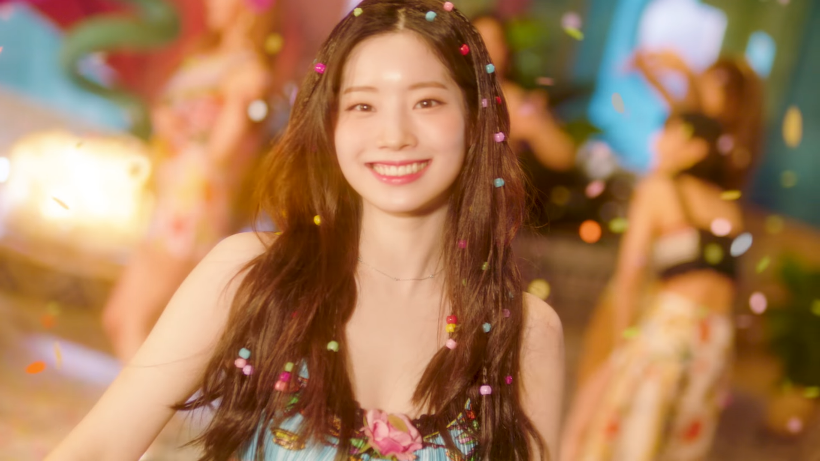
#> input picture Tugas Kuliah/Tugas 5/dahyun.png, 820 x 461 px
$ jupyter execute --allow-errors 'Tugas05-Data Mining-H071191044.ipynb'
#> lines starting #> are read from the running program, lines starting #| are printed output that depends on the picture
## Tugas 05 Data Mining

Nama: Muh. Yusuf Syam<br>
NIM: H071191044

<h1 align="center"> Image Preprocessing </h1><br>

Mengimport library yang dibutuhkan untuk image preprocessing

[cell 1]
import cv2 as cv
from skimage import io
from PIL import Image
from matplotlib import pyplot as plt

from keras.preprocessing.image import img_to_array
from keras.preprocessing.image import ImageDataGenerator
from tensorflow.keras.applications.resnet_v2 import preprocess_input as preprocess_resnetv2

import numpy as np
import os

Import gambar dan menampilkannya

[cell 2]
image = cv.imread('dahyun.png')
#> image is the input picture: shape (461, 820, 3); mean B, G, R 87.1, 122.8, 165.4

plt.imshow(image)

Karena format warna gambar masih berbentuk BGR, maka kita perlu mengkonversi gambarnya menjadi format RGB

[cell 3]
image_cvtresult = cv.cvtColor(image, cv.COLOR_BGR2RGB)

plt.imshow(image_cvtresult)

Meng-split channel r, g, dan b lalu menampilkannya satu-satu

[cell 4]
r, g, b= cv.split(image_cvtresult)
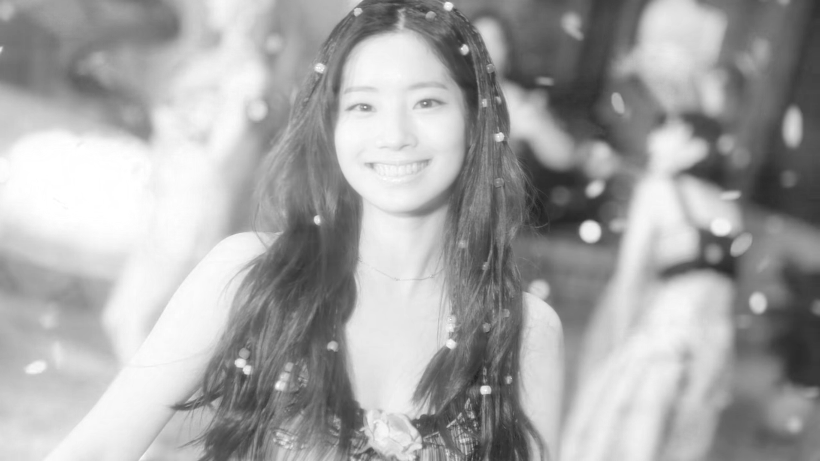
#> r: shape (461, 820); min 32, max 255, mean 165.4
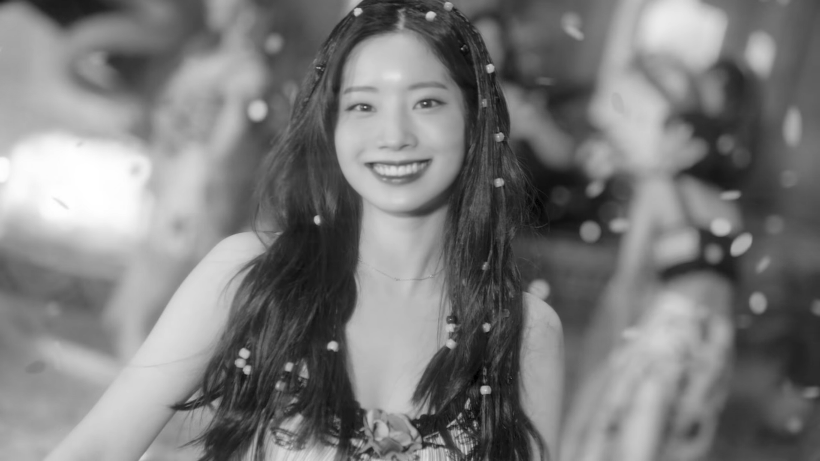
#> g: shape (461, 820); min 0, max 255, mean 122.8
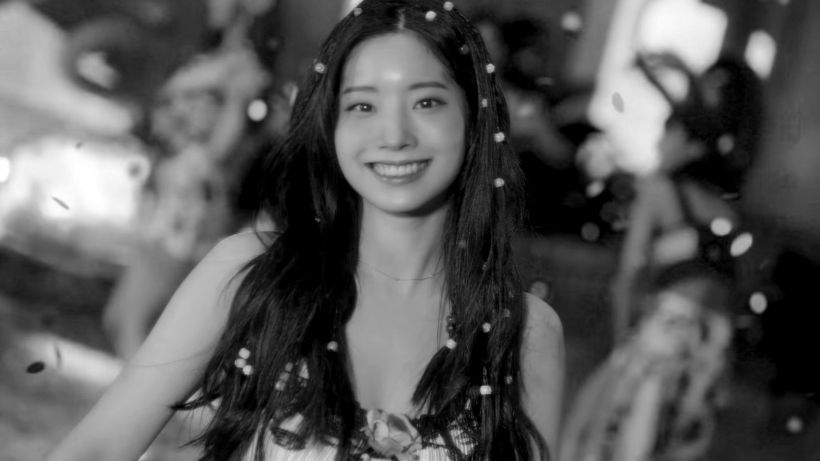
#> b: shape (461, 820); min 0, max 255, mean 87.1
zeros= np.zeros((image.shape[0], image.shape[1]), dtype=np.uint8)

fig, ax= plt.subplots(nrows= 1, ncols= 3, figsize=(18,8), sharey= True)

ax[0].imshow(cv.merge([r, zeros, zeros]))
ax[0].set_title('Red Dahyun')

ax[1].imshow(cv.merge([zeros, g, zeros]))
ax[1].set_title('Green Dahyun')

ax[2].imshow(cv.merge([zeros, zeros, b]))
ax[2].set_title('Blue Dahyun')
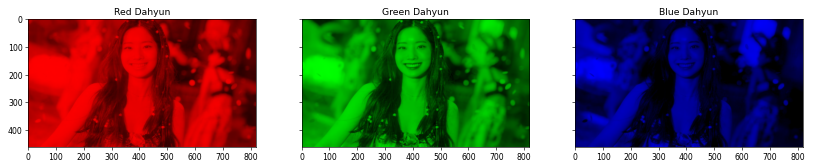
#> figure drawn by matplotlib, 3 panels

Menampilkan tampilan array dari image_cvtresult

#> (a cell that did not finish here is left out)

Menampilkan 4 citra dengan format GBR, RGB, greyscale, serta HSV

[cell 6]
fig = plt.figure(num = None, figsize=(16, 8))

image_grayscale_temp = cv.cvtColor(image, cv.COLOR_BGR2GRAY)
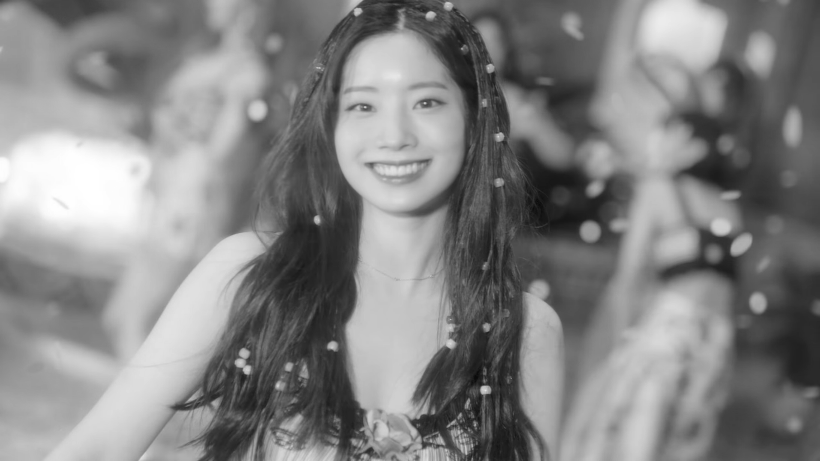
#> image_grayscale_temp: shape (461, 820); min 10, max 255, mean 131.5
image_grayscale = cv.cvtColor(image_grayscale_temp, cv. COLOR_GRAY2RGB)

image_hsv = cv.cvtColor(image_cvtresult, cv.COLOR_RGB2HSV)
#> image_hsv: shape (461, 820, 3); mean H, S, V 24.1, 143.8, 169.4

ax = fig.add_subplot(2, 2, 1)
plt.title('BGR Dahyun')
plt.imshow(image)

ax = fig.add_subplot(2, 2, 2)
plt.title('Healthy Dahyun')
plt.imshow(image_cvtresult)

ax = fig.add_subplot(2, 2, 3)
plt.title('Greyscale Dahyun')
plt.imshow(image_grayscale)

ax = fig.add_subplot(2, 2, 4)
plt.title('HSV Dahyun')
plt.imshow(image_hsv)

plt.tight_layout()
plt.show
#> figure, not shown here; B, G, R data is drawn as R, G, B

Menampilkan 4 histogram citra tersebut

[cell 7]
fig = plt.figure(num = None, figsize=(16, 8))

image_grayscale_temp = cv.cvtColor(image, cv.COLOR_BGR2GRAY)
image_grayscale = cv.cvtColor(image_grayscale_temp, cv. COLOR_GRAY2RGB)

image_hsv = cv.cvtColor(image_cvtresult, cv.COLOR_RGB2HSV)

ax = fig.add_subplot(2, 2, 1)
plt.title('Histogram BGR Dahyun')
plt.hist(image.ravel(),256,[0,256])

ax = fig.add_subplot(2, 2, 2)
plt.title('Histogram Healthy Dahyun')
plt.hist(image_cvtresult.ravel(),256,[0,256])

ax = fig.add_subplot(2, 2, 3)
plt.title('Histogram Greyscale Dahyun')
plt.hist(image_grayscale.ravel(),256,[0,256])

ax = fig.add_subplot(2, 2, 4)
plt.title('Histogram HSV Dahyun')
plt.hist(image_hsv.ravel(),256,[0,256])

plt.tight_layout()
plt.show
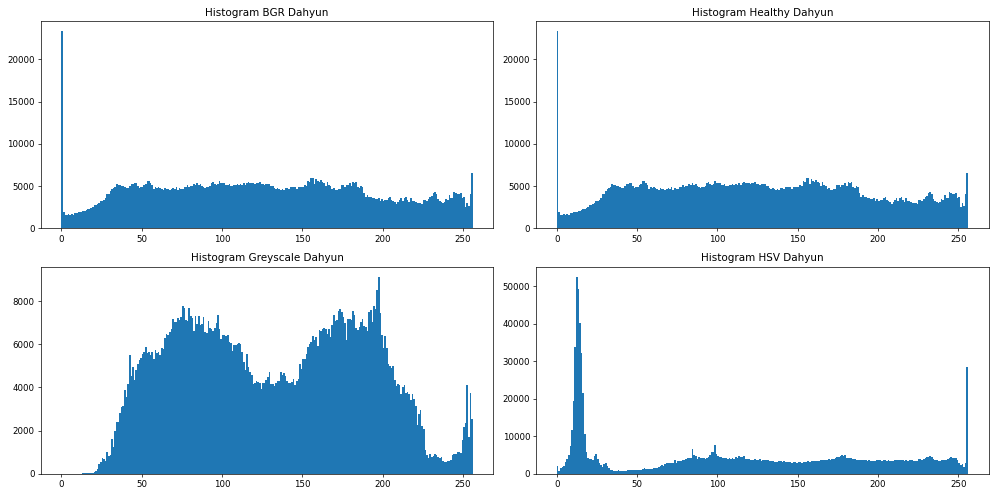
#> figure drawn by matplotlib, 4 panels; panel 1: tallest bar 23310 high, from x = 0 to 1; panel 2: tallest bar 23310 high, from x = 0 to 1; panel 3: tallest bar 9138 high, from x = 197 to 198; panel 4: tallest bar 52603 high, from x = 12 to 13

Resize citra

[cell 8]
image_resize = cv.resize(image_cvtresult, (image.shape[1]//4, image.shape[0]//4))
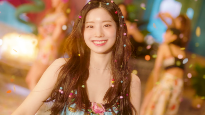
#> image_resize: shape (115, 205, 3); mean R, G, B 165.2, 122.6, 86.9

my_dpi= 96
plt.figure(figsize=(image_resize.shape[1]/my_dpi, image_resize.shape[0]/my_dpi), dpi=my_dpi)

plt.title('Resized Dahyun')
plt.imshow(image_resize)

### Menggenerate citra baru lalu menyimpan hasil nya pada folder baru

Membuat variabel ImageDataGenerator dengan rentang rotasi 180 derajat serta rentang shift sebesar 0.5

#> (a cell that did not finish here is left out)

Membaca gambar, lalu menyimpannya dalam list dalam array

[cell 10]
path= 'dahyun.png'

size = 150
dataset = []
image_dir = path

img = io.imread(f"{image_dir}")
img = Image.fromarray(img, 'RGB')
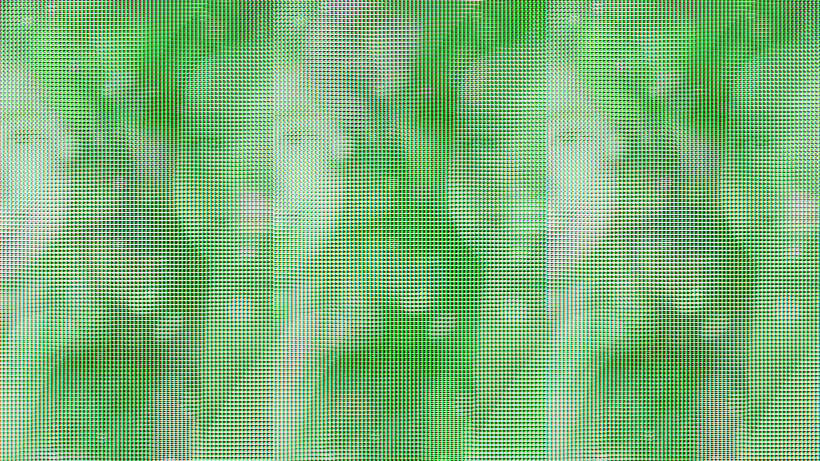
#> img: PIL image 820x461 RGB; mean R, G, B 157.8, 157.8, 157.8
img = img.resize((size, size))
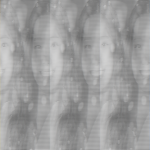
#> img: PIL image 150x150 RGB; mean R, G, B 157.8, 157.8, 157.8
dataset.append(np.array(img))
x = np.array(dataset)

Membuat folder untuk menampung citra yang akan digenerate

[cell 11]
import os

augmented_dir= 'augmented'
os.mkdir(augmented_dir)

Menggenerate 32 citra baru berdasarkan datagen.flow, lalu menyimpannya pada folder augmented

[cell 12]
i = 0
#> (the rest of this cell did not finish here and is left out)

### Image blurring

Mengaplikasikan fungsi cv.GaussianBlur untuk melakukan blurring pada image, lalu menampilkannya

[cell 13]
image1 = cv.GaussianBlur(image_cvtresult, (3,3), 0)
rgb_dst = cv.fastNlMeansDenoisingColored(image1, None, 10, 10, 7, 21)

plt.figure(figsize=(16,8))

plt.subplot(121)
plt.title('Unblurred Dahyun')
plt.imshow(image_cvtresult)

plt.subplot(122)
plt.title('Blurred Dahyun')
plt.imshow(rgb_dst)

plt.show()
